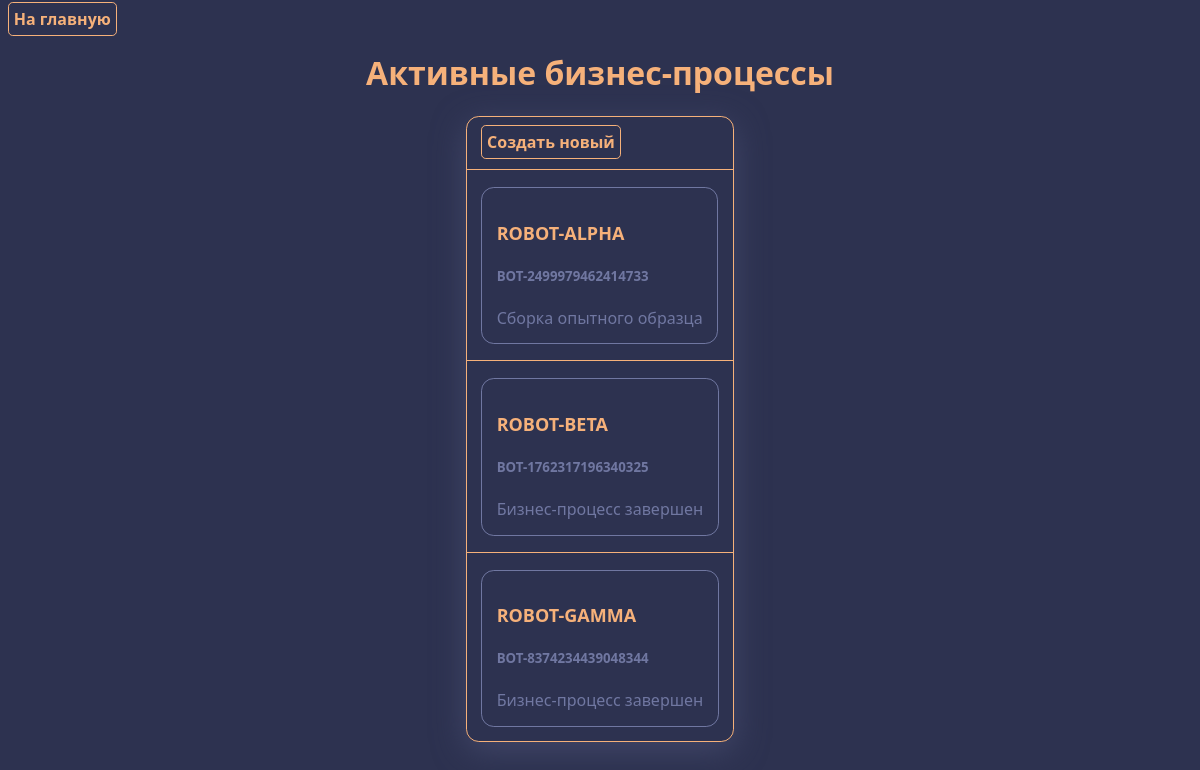
Screenshot of /processes/main with the database file from the repository.
### dbot_app/models.py (models this page shows, shortened)
class LaunchProcess(models.Model):
    id = models.UUIDField(primary_key=True, default=uuid.uuid4, editable=False)
    bot = models.OneToOneField(to=DBot, on_delete=models.CASCADE, related_name='launch_process')
    stage = models.ForeignKey(to=LaunchStage, on_delete=models.SET_NULL, null=True, related_name='processes')
    is_finished = models.BooleanField(default=False)

class DBot(models.Model):
    STATE_CHOICES = [
        ('DS', 'Проектируется'),
        ('MN', 'В серийном производстве'),
        ('DC', 'Снят с производства'),
    ]
    id = models.UUIDField(primary_key=True, default=uuid.uuid4, editable=False)
    name = models.CharField(max_length=512, default="")
    vendor_code = models.CharField(max_length=20, unique=True)
    state = models.CharField(max_length=2, choices=STATE_CHOICES, default='DS')
    parts = models.ManyToManyField(to=DBotPart, related_name='bots')
    price = models.DecimalField(decimal_places=2, validators=[MinValueValidator(0.0)], default=0.0, max_digits=10)

class LaunchStage(models.Model):
    id = models.UUIDField(primary_key=True, default=uuid.uuid4, editable=False)
    name = models.CharField(max_length=512)
    previous_stage = models.OneToOneField(to='LaunchStage', on_delete=models.SET_NULL, null=True,
                                          related_name='next_stage', unique=True)
    responsible_role = models.ForeignKey(to=Role, on_delete=models.SET_NULL, null=True,
                                         related_name='stages_responsible')
    requires_parts_access = models.BooleanField(default=False)

### dbot_app/views.py (the view)
# urls.py: path('processes/main', views.processes_main, name='processes_main'),
def processes_main(request):
    ctx = {
        'processes': LaunchProcess.objects.all()
    }
    return render(request, 'processes/main.html', ctx)

### templates/processes/main.html
{% extends 'base.html' %}
{% block content %}
	<a href="{% url 'home' %}" class="btn-submit">На главную</a>
    <div class="centered-h">
        <div style="display: flex; flex-direction: column; align-items: center">
            <h1>Активные бизнес-процессы</h1>
            <div class="accented-card">
                <a class="btn-submit" href="{% url 'processes_new' %}">Создать новый</a>
                {% for process in processes %}
                    <hr>
                    <a href="{% url 'process' process.id %}" class="hidden-link">
                        <div class="plain-card-hoverable">
                            <h3>{{ process.bot.name }}</h3>
                            <h5>{{ process.bot.vendor_code }}</h5>
                            {% if process.is_finished %}
                                Бизнес-процесс завершен
                            {% else %}
                                {{ process.stage.name }}
                            {% endif %}
                        </div>
                    </a>
                {% endfor %}
            </div>
        </div>
    </div>
{% endblock %}

### static/css/styles.css (style rules this page uses)
body { background-color: #2D3250; font-family: "Montserrat", system-ui, sans-serif; color: #7077A1; font-size: medium; }
hr { display: block; height: 1px; border: 0; border-top: .1rem solid; padding: 0; border-color: inherit; }
.accented-card > hr { margin: 1rem -0.9rem; }
.plain-card-hoverable { border: #7077A1 solid .1rem; border-radius: .8rem; padding: .9rem; width: fit-content; transition: all .2s ease-out; }
.hidden-link { text-decoration: none; color: #7077A1; }
h1 { color: #F6B17A; width: 100%; text-align: center; font-size: xx-large; }
h3 { font-weight: bolder; font-size: large; color: #F6B17A; }
.accented-card { border: #F6B17A solid .1rem; border-radius: .8rem; padding: .9rem; width: fit-content; box-shadow: #424769 0 .5rem 2rem; }
.centered-h { display: flex; justify-content: center; width: 100%; }
.btn-submit { border: #F6B17A solid .1rem; border-radius: .3rem; padding: .3rem; color: #F6B17A; background: none; font-weight: bold; font-family: "Montserrat", system-ui, sans-serif; font-size: medium; transition: all .2s ease-out; text-decoration: none; cursor: pointer; }

### rows the page displays
LaunchProcess: bot.name "ROBOT-ALPHA", bot.vendor_code "BOT-2499979462414733", stage.name "Сборка опытного образца"
LaunchProcess: bot.name "ROBOT-BETA", bot.vendor_code "BOT-1762317196340325", is_finished "Бизнес-процесс завершен"
LaunchProcess: bot.name "ROBOT-GAMMA", bot.vendor_code "BOT-8374234439048344", is_finished "Бизнес-процесс завершен"
